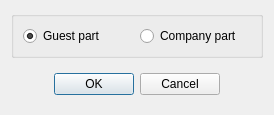
<?xml version="1.0" encoding="UTF-8"?>
<ui version="4.0">
 <class>DlgPrintTaxSideOption</class>
 <widget class="QDialog" name="DlgPrintTaxSideOption">
  <property name="geometry">
   <rect>
    <x>0</x>
    <y>0</y>
    <width>274</width>
    <height>102</height>
   </rect>
  </property>
  <property name="windowTitle">
   <string>Tax part</string>
  </property>
  <layout class="QVBoxLayout" name="verticalLayout_2">
   <item>
    <widget class="QGroupBox" name="groupBox">
     <property name="title">
      <string/>
     </property>
     <layout class="QHBoxLayout" name="horizontalLayout_2">
      <item>
       <widget class="QRadioButton" name="rbGuest">
        <property name="text">
         <string>Guest part</string>
        </property>
        <property name="checked">
         <bool>true</bool>
        </property>
       </widget>
      </item>
      <item>
       <widget class="QRadioButton" name="rbCompany">
        <property name="text">
         <string>Company part</string>
        </property>
       </widget>
      </item>
     </layout>
    </widget>
   </item>
   <item>
    <widget class="QWidget" name="widget" native="true">
     <layout class="QHBoxLayout" name="horizontalLayout">
      <item>
       <spacer name="horizontalSpacer">
        <property name="orientation">
         <enum>Qt::Horizontal</enum>
        </property>
        <property name="sizeHint" stdset="0">
         <size>
          <width>32</width>
          <height>20</height>
         </size>
        </property>
       </spacer>
      </item>
      <item>
       <widget class="QPushButton" name="btnPrint">
        <property name="text">
         <string>OK</string>
        </property>
       </widget>
      </item>
      <item>
       <widget class="QPushButton" name="btnCancel">
        <property name="text">
         <string>Cancel</string>
        </property>
       </widget>
      </item>
      <item>
       <spacer name="horizontalSpacer_2">
        <property name="orientation">
         <enum>Qt::Horizontal</enum>
        </property>
        <property name="sizeHint" stdset="0">
         <size>
          <width>32</width>
          <height>20</height>
         </size>
        </property>
       </spacer>
      </item>
     </layout>
    </widget>
   </item>
  </layout>
 </widget>
 <resources/>
 <connections/>
</ui>
